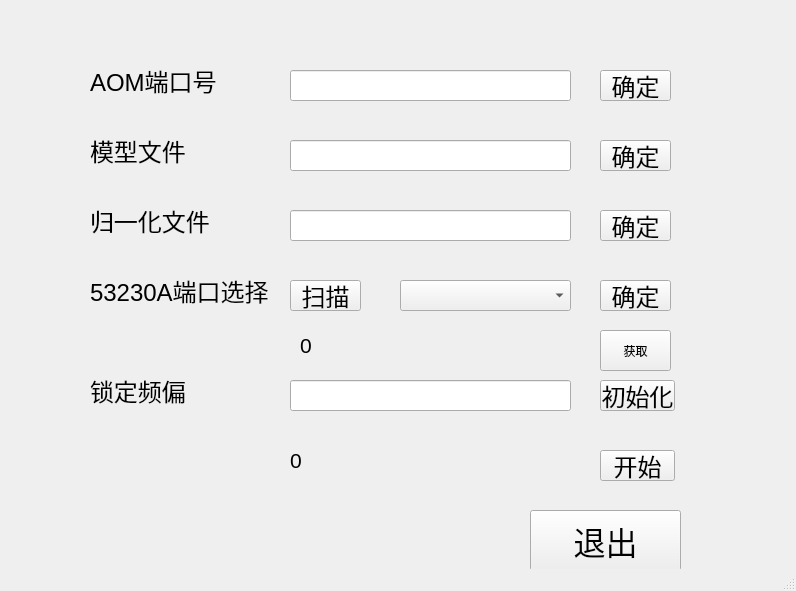
<?xml version="1.0" encoding="UTF-8"?>
<ui version="4.0">
 <class>MainWindow</class>
 <widget class="QMainWindow" name="MainWindow">
  <property name="geometry">
   <rect>
    <x>0</x>
    <y>0</y>
    <width>796</width>
    <height>591</height>
   </rect>
  </property>
  <property name="windowTitle">
   <string>MainWindow</string>
  </property>
  <widget class="QWidget" name="centralwidget">
   <widget class="QPushButton" name="determine_AOM_port">
    <property name="geometry">
     <rect>
      <x>600</x>
      <y>70</y>
      <width>71</width>
      <height>31</height>
     </rect>
    </property>
    <property name="font">
     <font>
      <pointsize>18</pointsize>
     </font>
    </property>
    <property name="text">
     <string>确定</string>
    </property>
   </widget>
   <widget class="QLabel" name="label">
    <property name="geometry">
     <rect>
      <x>90</x>
      <y>60</y>
      <width>131</width>
      <height>41</height>
     </rect>
    </property>
    <property name="font">
     <font>
      <pointsize>18</pointsize>
     </font>
    </property>
    <property name="text">
     <string>AOM端口号</string>
    </property>
   </widget>
   <widget class="QLabel" name="label_2">
    <property name="geometry">
     <rect>
      <x>90</x>
      <y>130</y>
      <width>141</width>
      <height>41</height>
     </rect>
    </property>
    <property name="font">
     <font>
      <pointsize>18</pointsize>
     </font>
    </property>
    <property name="text">
     <string>模型文件</string>
    </property>
   </widget>
   <widget class="QComboBox" name="comboBox">
    <property name="geometry">
     <rect>
      <x>400</x>
      <y>280</y>
      <width>171</width>
      <height>31</height>
     </rect>
    </property>
   </widget>
   <widget class="QPushButton" name="determine_model">
    <property name="geometry">
     <rect>
      <x>600</x>
      <y>140</y>
      <width>71</width>
      <height>31</height>
     </rect>
    </property>
    <property name="font">
     <font>
      <pointsize>18</pointsize>
     </font>
    </property>
    <property name="text">
     <string>确定</string>
    </property>
   </widget>
   <widget class="QLabel" name="label_3">
    <property name="geometry">
     <rect>
      <x>90</x>
      <y>270</y>
      <width>181</width>
      <height>41</height>
     </rect>
    </property>
    <property name="font">
     <font>
      <pointsize>18</pointsize>
     </font>
    </property>
    <property name="text">
     <string>53230A端口选择</string>
    </property>
   </widget>
   <widget class="QPushButton" name="determine_53230">
    <property name="geometry">
     <rect>
      <x>600</x>
      <y>280</y>
      <width>71</width>
      <height>31</height>
     </rect>
    </property>
    <property name="font">
     <font>
      <pointsize>18</pointsize>
     </font>
    </property>
    <property name="text">
     <string>确定</string>
    </property>
   </widget>
   <widget class="QPushButton" name="start_button">
    <property name="geometry">
     <rect>
      <x>600</x>
      <y>450</y>
      <width>75</width>
      <height>31</height>
     </rect>
    </property>
    <property name="font">
     <font>
      <pointsize>18</pointsize>
     </font>
    </property>
    <property name="text">
     <string>开始</string>
    </property>
   </widget>
   <widget class="QLabel" name="label_4">
    <property name="geometry">
     <rect>
      <x>90</x>
      <y>370</y>
      <width>181</width>
      <height>41</height>
     </rect>
    </property>
    <property name="font">
     <font>
      <pointsize>18</pointsize>
     </font>
    </property>
    <property name="text">
     <string>锁定频偏</string>
    </property>
   </widget>
   <widget class="QPushButton" name="initialization_button">
    <property name="geometry">
     <rect>
      <x>600</x>
      <y>380</y>
      <width>75</width>
      <height>31</height>
     </rect>
    </property>
    <property name="font">
     <font>
      <pointsize>18</pointsize>
     </font>
    </property>
    <property name="text">
     <string>初始化</string>
    </property>
   </widget>
   <widget class="QLabel" name="label_5">
    <property name="geometry">
     <rect>
      <x>90</x>
      <y>200</y>
      <width>181</width>
      <height>41</height>
     </rect>
    </property>
    <property name="font">
     <font>
      <pointsize>18</pointsize>
     </font>
    </property>
    <property name="text">
     <string>归一化文件</string>
    </property>
   </widget>
   <widget class="QPushButton" name="determine_sklearn">
    <property name="geometry">
     <rect>
      <x>600</x>
      <y>210</y>
      <width>71</width>
      <height>31</height>
     </rect>
    </property>
    <property name="font">
     <font>
      <pointsize>18</pointsize>
     </font>
    </property>
    <property name="text">
     <string>确定</string>
    </property>
   </widget>
   <widget class="QPushButton" name="select_visa_button">
    <property name="geometry">
     <rect>
      <x>290</x>
      <y>280</y>
      <width>71</width>
      <height>31</height>
     </rect>
    </property>
    <property name="font">
     <font>
      <pointsize>18</pointsize>
     </font>
    </property>
    <property name="text">
     <string>扫描</string>
    </property>
   </widget>
   <widget class="QPushButton" name="exit_button">
    <property name="geometry">
     <rect>
      <x>530</x>
      <y>510</y>
      <width>151</width>
      <height>61</height>
     </rect>
    </property>
    <property name="font">
     <font>
      <pointsize>24</pointsize>
     </font>
    </property>
    <property name="text">
     <string>退出</string>
    </property>
   </widget>
   <widget class="QLineEdit" name="port">
    <property name="geometry">
     <rect>
      <x>290</x>
      <y>70</y>
      <width>281</width>
      <height>31</height>
     </rect>
    </property>
   </widget>
   <widget class="QLineEdit" name="model">
    <property name="geometry">
     <rect>
      <x>290</x>
      <y>140</y>
      <width>281</width>
      <height>31</height>
     </rect>
    </property>
   </widget>
   <widget class="QLineEdit" name="sklearn_range">
    <property name="geometry">
     <rect>
      <x>290</x>
      <y>210</y>
      <width>281</width>
      <height>31</height>
     </rect>
    </property>
   </widget>
   <widget class="QLineEdit" name="frequency_baseline">
    <property name="geometry">
     <rect>
      <x>290</x>
      <y>380</y>
      <width>281</width>
      <height>31</height>
     </rect>
    </property>
   </widget>
   <widget class="QLabel" name="show_53230A">
    <property name="geometry">
     <rect>
      <x>300</x>
      <y>330</y>
      <width>271</width>
      <height>31</height>
     </rect>
    </property>
    <property name="text">
     <string>&lt;html&gt;&lt;head/&gt;&lt;body&gt;&lt;p&gt;&lt;span style=&quot; font-size:16pt;&quot;&gt;0&lt;/span&gt;&lt;/p&gt;&lt;/body&gt;&lt;/html&gt;</string>
    </property>
   </widget>
   <widget class="QPushButton" name="get">
    <property name="geometry">
     <rect>
      <x>600</x>
      <y>330</y>
      <width>71</width>
      <height>41</height>
     </rect>
    </property>
    <property name="text">
     <string>获取</string>
    </property>
   </widget>
   <widget class="QLabel" name="show_distance_frequency">
    <property name="geometry">
     <rect>
      <x>290</x>
      <y>440</y>
      <width>281</width>
      <height>41</height>
     </rect>
    </property>
    <property name="text">
     <string>&lt;html&gt;&lt;head/&gt;&lt;body&gt;&lt;p&gt;&lt;span style=&quot; font-size:16pt;&quot;&gt;0&lt;/span&gt;&lt;/p&gt;&lt;/body&gt;&lt;/html&gt;</string>
    </property>
   </widget>
  </widget>
  <widget class="QStatusBar" name="statusbar"/>
 </widget>
 <resources/>
 <connections/>
</ui>
